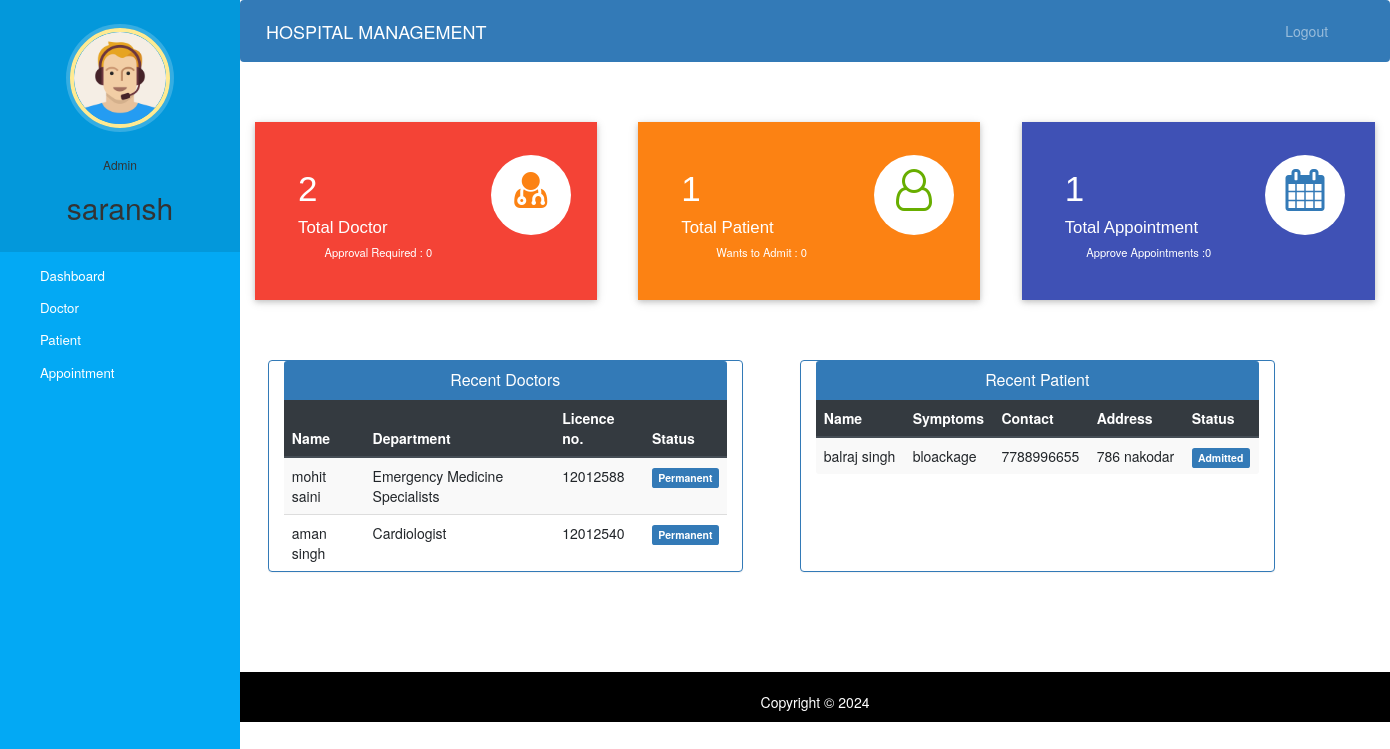
Page /admin-dashboard (signed in) on the earlier database version.
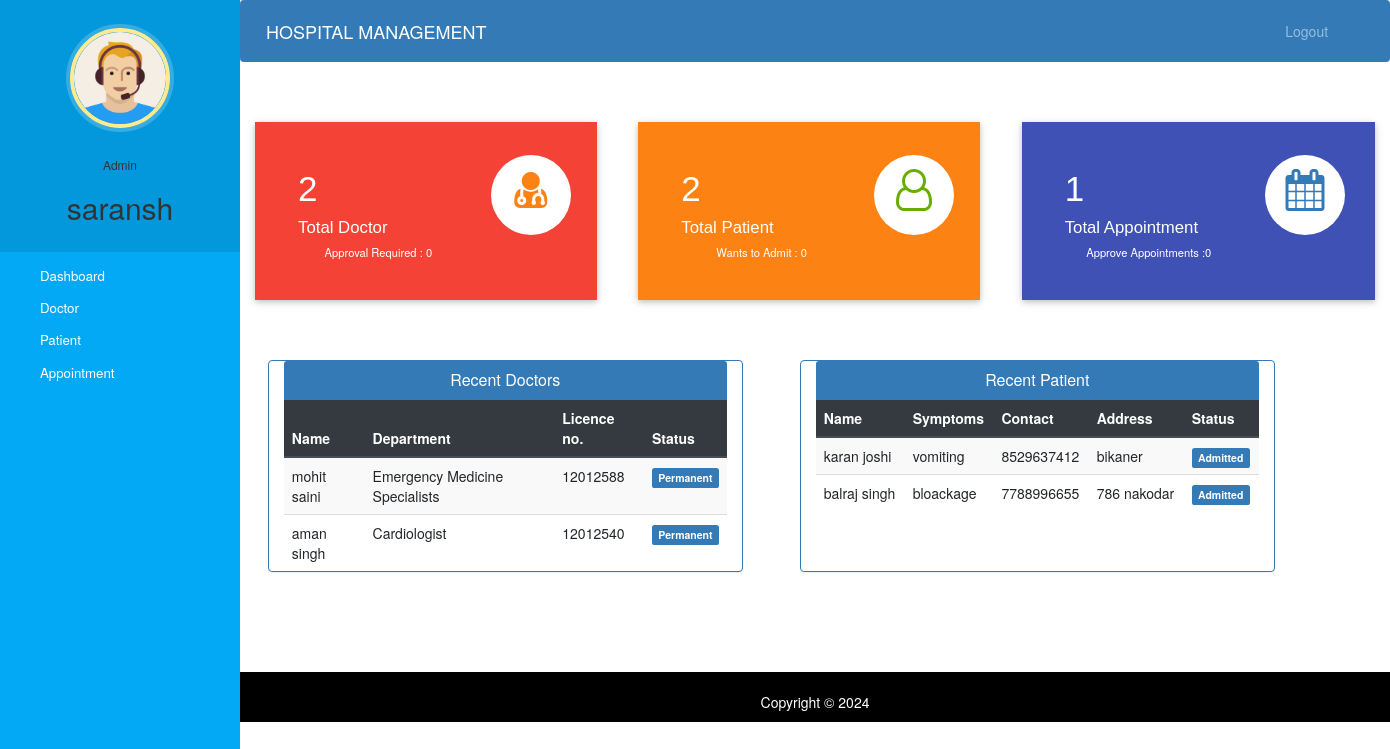
Same page on the later database version.
### hospital/models.py (models this page shows, shortened)
class Doctor(models.Model):
    user=models.OneToOneField(User,on_delete=models.CASCADE)
    profile_pic= models.ImageField(upload_to='profile_pic/DoctorProfilePic/',null=True,blank=True)
    address = models.CharField(max_length=40)
    mobile = models.CharField(max_length=10,null=True)
    department= models.CharField(max_length=50,choices=departments,default='Cardiologist')
    licence = models.CharField(max_length=8,null=True)
    status=models.BooleanField(default=False)
    @property
    def get_name(self):
        return self.user.first_name+" "+self.user.last_name

class Patient(models.Model):
    user=models.OneToOneField(User,on_delete=models.CASCADE)
    profile_pic= models.ImageField(upload_to='profile_pic/PatientProfilePic/',null=True,blank=True)
    address = models.CharField(max_length=40)
    licence = models.CharField(max_length=8,null=True) #added
    mobile = models.CharField(max_length=10,null=False)
    symptoms = models.CharField(max_length=100,null=False)
    assignedDoctorId = models.PositiveIntegerField(null=True)
    admitDate=models.DateField(auto_now=True)
    status=models.BooleanField(default=False)
    @property
    def get_name(self):
        return self.user.first_name+" "+self.user.last_name

### hospital/views.py (the view)
# urls.py: path('admin-dashboard', views.admin_dashboard_view,name='admin-dashboard'),
@login_required(login_url='adminlogin')
@user_passes_test(is_admin)
def admin_dashboard_view(request):
    doctors=models.Doctor.objects.all().order_by('-id')
    patients=models.Patient.objects.all().order_by('-id')
    doctorcount=models.Doctor.objects.all().filter(status=True).count()
    pendingdoctorcount=models.Doctor.objects.all().filter(status=False).count()
    patientcount=models.Patient.objects.all().filter(status=True).count()
    pendingpatientcount=models.Patient.objects.all().filter(status=False).count()
    appointmentcount=models.Appointment.objects.all().filter(status=True).count()
    pendingappointmentcount=models.Appointment.objects.all().filter(status=False).count()
    mydict={
    'doctors':doctors,
    'patients':patients,
    'doctorcount':doctorcount,
    'pendingdoctorcount':pendingdoctorcount,
    'patientcount':patientcount,
    'pendingpatientcount':pendingpatientcount,
    'appointmentcount':appointmentcount,
    'pendingappointmentcount':pendingappointmentcount,
    }
    return render(request,'hospital/admin_dashboard.html',context=mydict)

### hospital/views.py (called while the page is built)
def is_admin(user):
    return user.groups.filter(name='ADMIN').exists()

### templates/hospital/admin_dashboard.html
{% extends 'hospital/admin_base.html' %}
{% load static %}
{% block content %}
{%include 'hospital/admin_dashboard_cards.html'%}
<br><br><br>
<div class="container">
  <div class="row">
    <div class="panel panel-primary col-md-5" style="margin-left:2%;">
      <div class="panel-heading" style="text-align:center;">
        <h6 class="panel-title">Recent Doctors</h6>
      </div>
      <table class="table table-hover table-striped" id="dev-table">
        <thead class="thead-dark">
          <tr>
            <th>Name</th>
            <th>Department</th>
            <th>Licence no.</th>
            <th>Status</th>
          </tr>
        </thead>
        {% for d in doctors %}
        <tr>
          <td> {{d.get_name}}</td>
          <td>{{d.department}}</td>
          <td>{{d.licence}}</td>
          {%if d.status%}
          <td> <span class="label label-primary">Permanent</span></td>
          {% else %}
          <td> <span class="label label-success">On Hold</span></td>
          {% endif %}
        </tr>
        {% endfor %}
      </table>
    </div>
    <div class="panel panel-primary col-md-5" style="margin-left:5%;">
      <div class="panel-heading" style="text-align:center;">
        <h6 class="panel-title">Recent Patient</h6>
      </div>
      <table class="table table-hover table-striped" id="dev-table">
        <thead class="thead-dark">
          <tr>
            <th>Name</th>
            <th>Symptoms</th>
            <th>Contact</th>
            <th>Address</th>
            <th>Status</th>
          </tr>
        </thead>
        {% for p in patients %}
        <tr>
          <td> {{p.get_name}}</td>
          <td>{{p.symptoms}}</td>
          <td>{{p.mobile}}</td>
          <td>{{p.address}}</td>
          {%if p.status%}
          <td> <span class="label label-primary">Admitted</span></td>
          {% else %}
          <td> <span class="label label-success">On Hold</span></td>
          {% endif %}
        </tr>
        {% endfor %}
      </table>
    </div>
  </div>
</div>
{% endblock content %}

### templates/hospital/admin_base.html (shortened to what this page needs)
<!DOCTYPE html>
{% load static %}
<html lang="en">
<head>
  <link rel="stylesheet" href="https://stackpath.bootstrapcdn.com/bootstrap/4.3.1/css/bootstrap.min.css">
  <link rel="stylesheet" href="https://maxcdn.bootstrapcdn.com/font-awesome/4.7.0/css/font-awesome.min.css">
  <link rel="stylesheet" href="{% static '/style.css' %}">
</head>
<body>
  <nav class="menu" tabindex="0">
    <header class="avatar">
      <img src="{% static "images/adminpropic.png" %}" />
      <br><br>
      <h6>Admin</h6>
      <h2>{{request.user.first_name}}</h2>
    </header>
    <ul>
      <li tabindex="0" class="icon-dashboard"> <a style="color:white; text-decoration:none;" href="/admin-dashboard"><span>Dashboard</span></a> </li>
      <li tabindex="0" class="icon-customers"> <a style="color:white; text-decoration:none;" href="/admin-doctor"><span>Doctor</span></a></li>
      <li tabindex="0" class="icon-users"> <a style="color:white; text-decoration:none;" href="/admin-patient"><span>Patient</span></a></li>
      <li tabindex="0" class="icon-calendar"> <a style="color:white; text-decoration:none;" href="/admin-appointment"><span>Appointment</span></a></li>
    </ul>
  </nav>
  <main>
    <div class="bs-example">
      <nav class="navbar navbar-expand-md  navbar-dark fixed-top" style="background:#337AB7;">
        <a href="/admin-dashboard" class="navbar-brand">HOSPITAL MANAGEMENT</a>
        <div class="collapse navbar-collapse justify-content-between" id="navbarCollapse">
          <div class="navbar-nav" style=" margin-left: 90%;">
            <a href="/logout" class="nav-item nav-link">Logout</a>
          </div>
        </div>
      </nav>
    </div>
    <br><br>
    {% block content %}
    {% endblock content %}
    <br><br><br><br>
    <footer>
      <br>
      <div class="container">
        <div class="row">
          <div class="col-md-12 col-sm-12">
            <div style="color:#ffffff;" class="wow fadeInUp footer-copyright">
              <p>
                Copyright &copy; 2024 </p>
            </div>
          </div>
        </div>
      </div>
    </footer>
  </main>
</body>
</html>

### templates/hospital/admin_dashboard_cards.html (shortened to what this page needs)
<!DOCTYPE html>
<html lang="en" dir="ltr">
<head>
  <link rel="stylesheet" href="https://maxcdn.bootstrapcdn.com/bootstrap/3.4.1/css/bootstrap.min.css">
  <link rel="stylesheet" href="https://cdnjs.cloudflare.com/ajax/libs/font-awesome/4.7.0/css/font-awesome.min.css">
</head>
<body>
  <div class="market-updates">
    <div class="col-md-4 market-update-gd">
      <div class="market-update-block clr-block-1">
        <div class="col-md-8 market-update-left">
          <h3>{{doctorcount}}</h3>
          <h4>Total Doctor</h4>
          <p>Approval Required : {{pendingdoctorcount}}</p>
        </div>
        <div class="col-md-4 market-update-right">
          <i class="fa fa-user-md"></i>
        </div>
        <div class="clearfix"> </div>
      </div>
    </div>
    <div class="col-md-4 market-update-gd">
      <div class="market-update-block clr-block-2">
        <div class="col-md-8 market-update-left">
          <h3>{{patientcount}}</h3>
          <h4>Total Patient</h4>
          <p>Wants to Admit : {{pendingpatientcount}}</p>
        </div>
        <div class="col-md-4 market-update-right">
          <i class="fa fa-user-o"></i>
        </div>
        <div class="clearfix"> </div>
      </div>
    </div>
    <div class="col-md-4 market-update-gd">
      <div class="market-update-block clr-block-3">
        <div class="col-md-8 market-update-left">
          <h3>{{appointmentcount}}</h3>
          <h4>Total Appointment</h4>
          <p>Approve Appointments :{{pendingappointmentcount}} </p>
        </div>
        <div class="col-md-4 market-update-right">
          <i class="fa fa-calendar"> </i>
        </div>
        <div class="clearfix"> </div>
      </div>
    </div>
  </div>
</body>
</html>

### static/style.css (style rules this page uses)
body { padding-left: 240px; }
main { position: relative; height: 100vh; }
.menu { background: #5bc995; height: 100vh; width: 240px; position: fixed; top: 0px; left: 0; z-index: 5; outline: none; }
.menu .avatar { background: rgba(0, 0, 0, 0.1); padding: 2em 0.5em; text-align: center; }
.menu .avatar img { width: 100px; border-radius: 50%; overflow: hidden; border: 4px solid #ffea92; box-shadow: 0 0 0 4px rgba(255, 255, 255, 0.2); }
.menu .avatar h2 { font-weight: normal; margin-bottom: 0; }
.menu ul { list-style: none; padding: 0.5em 0; margin: 0; }
.menu ul li { padding: 0.5em 1em 0.5em 3em; font-size: 0.95em; font-weight: regular; background-repeat: no-repeat; background-position: left 15px center; background-size: auto 20px; transition: all 0.15s linear; cursor: pointer; }
.menu ul li.icon-dashboard { background-image: url("http://www.entypo.com/images//gauge.svg"); }
.menu ul li.icon-customers { background-image: url("http://www.entypo.com/images//briefcase.svg"); }
.menu ul li.icon-users { background-image: url("http://www.entypo.com/images//users.svg"); }
.menu ul li.icon-calendar { background-image: url("http://www.entypo.com/images//calendar.svg"); }

### templates/hospital/admin_base.html (style rules this page uses)
a:link { text-decoration: none; }
a { color: white; }
footer { padding: 0px 0px 0px 0px; background-color: black; margin: 0px; }
.fa { font-size: 23px; width: 60px; text-align: center; text-decoration: none; margin: 5px 2px; border-radius: 50%; }
p { text-align: center; }
body { padding-left: 240px; }
main { position: relative; height: 100vh; }
.menu { background: #03a9f4; height: 100vh; width: 240px; position: fixed; top: 0px; left: 0; z-index: 5; outline: none; }
.menu .avatar { background: rgba(0, 0, 0, 0.1); padding: 2em 0.5em; text-align: center; }
.menu .avatar img { width: 100px; border-radius: 50%; overflow: hidden; border: 4px solid #ffea92; box-shadow: 0 0 0 4px rgba(255, 255, 255, 0.2); }
.menu .avatar h2 { font-weight: normal; margin-bottom: 0; }
.menu ul { list-style: none; padding: 0.5em 0; margin: 0; }
.menu ul li { padding: 0.5em 1em 0.5em 3em; font-size: 0.95em; font-weight: regular; background-repeat: no-repeat; background-position: left 15px center; background-size: auto 20px; transition: all 0.15s linear; cursor: pointer; }
.menu ul li.icon-dashboard { background-image: url("http://www.entypo.com/images//gauge.svg"); }
.menu ul li.icon-customers { background-image: url("http://www.entypo.com/images//briefcase.svg"); }
.menu ul li.icon-users { background-image: url("http://www.entypo.com/images//users.svg"); }
.menu ul li.icon-calendar { background-image: url("http://www.entypo.com/images//calendar.svg"); }

Differences in the rows shown:
added Patient: get_name "karan joshi", symptoms "vomiting", mobile "8529637412", address "bikaner", status "Admitted"
Other differences:
{{ patientcount }}: "1" → "2"
